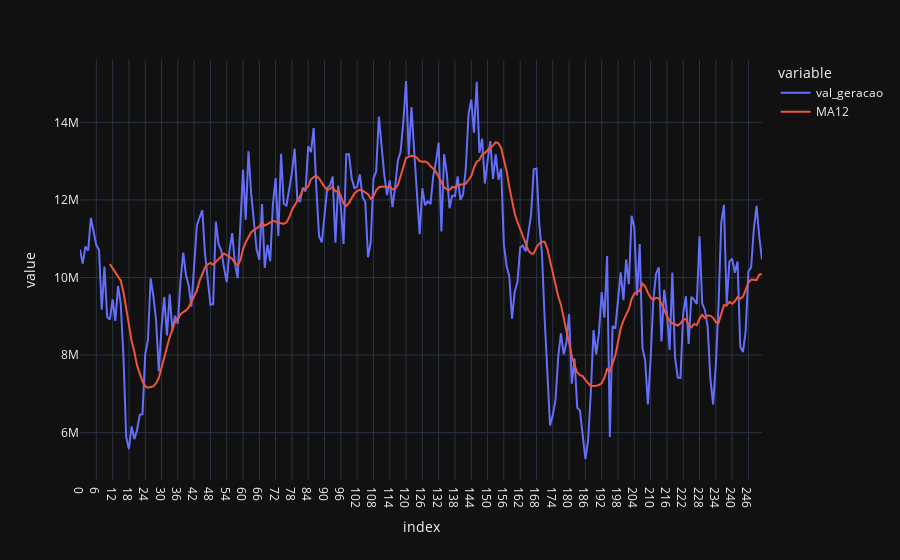

Source (notebook cell):
### Code cell
# Convertendo o índice de data para string
data.index = data.index.astype(str)

# Calcular a média móvel de 12 meses
data['MA12'] = data['val_geracao'].rolling(12).mean()

# Plotar o gráfico
fig = px.line(data, x=data.index, y=["val_geracao", "MA12"], template='plotly_dark')
fig.show()

### Figure 1 — Plotly figure (JSON) as saved in the notebook; plotly's stock layout.template omitted (floating-point values rounded to 4 significant figures; data arrays with more than 128 entries replaced by an {"elided": "..."} marker saying what was removed)
{"data": [{"hovertemplate": "variable=val_geracao<br>index=%{x}<br>value=%{y}<extra></extra>", "legendgroup": "val_geracao", "line": {"color": "#636efa", "dash": "solid"}, "marker": {"symbol": "circle"}, "mode": "lines", "name": "val_geracao", "orientation": "v", "showlegend": true, "type": "scatter", "x": {"elided": "252 str values"}, "xaxis": "x", "y": {"elided": "252 float values"}, "yaxis": "y"}, {"hovertemplate": "variable=MA12<br>index=%{x}<br>value=%{y}<extra></extra>", "legendgroup": "MA12", "line": {"color": "#EF553B", "dash": "solid"}, "marker": {"symbol": "circle"}, "mode": "lines", "name": "MA12", "orientation": "v", "showlegend": true, "type": "scatter", "x": {"elided": "252 str values"}, "xaxis": "x", "y": {"elided": "252 float values"}, "yaxis": "y"}], "layout": {"legend": {"title": {"text": "variable"}, "tracegroupgap": 0}, "margin": {"t": 60}, "xaxis": {"anchor": "y", "domain": [0, 1], "title": {"text": "index"}}, "yaxis": {"anchor": "x", "domain": [0, 1], "title": {"text": "value"}}}}
